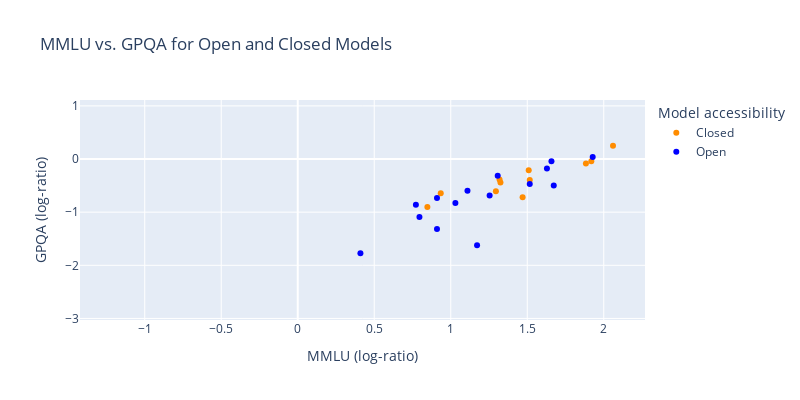

Notebook cell for this chart:
### Code cell
color_map = {'Open': 'blue', 'Closed': 'darkorange'}

# Create the plot
fig = px.scatter(df, x=f'{bench1} (log-ratio)', y=f'{bench2} (log-ratio)', color='Open/Closed',
                 title=f'{bench1} vs. {bench2} for Open and Closed Models',
                 labels={f'{bench1} (log-ratio)': f'{bench1} Score', f'{bench2} (log-ratio)': f'{bench2} Score', 'Date': 'Date', 'System': 'Model'},
                 hover_data=['System', 'Date', f'{bench1}', f'{bench2}'],
                 color_discrete_map=color_map)

# Improve the layout
fig.update_layout(
    width=800,
    height=400,
    xaxis_title=f"{bench1} (log-ratio)",
    yaxis_title=f"{bench2} (log-ratio)",
    legend_title="Model accessibility",
    font=dict(size=12),
    hovermode="closest"
)

# Show the plot
fig.show()

### Figure 1 — Plotly figure (JSON) as saved in the notebook; plotly's stock layout.template omitted (floating-point values rounded to 4 significant figures; data arrays with more than 128 entries replaced by an {"elided": "..."} marker saying what was removed)
{"data": [{"customdata": {"elided": "61x4 mixed values"}, "hovertemplate": "Open/Closed=Closed<br>MMLU Score=%{x}<br>GPQA Score=%{y}<br>Model=%{customdata[0]}<br>Date=%{customdata[1]}<br>MMLU=%{customdata[2]}<br>GPQA=%{customdata[3]}<extra></extra>", "legendgroup": "Closed", "marker": {"color": "darkorange", "symbol": "circle"}, "mode": "markers", "name": "Closed", "orientation": "v", "showlegend": true, "type": "scatter", "x": [null, null, null, null, null, null, null, null, null, null, null, null, null, null, -0.4398, 0.7309, 1.295, null, null, 1.883, 1.325, 2.06, null, null, 0.763, 0.9346, 1.319, 1.51, null, 1.807, 1.655, null, 0.4055, 0.8473, null, 1.849, 1.766, 1.47, null, null, 1.919, 1.516, null, null, 1.361, 1.361, 1.463, null, null, 0.91, 0.2047, -1.136, 1.283, 1.6, -1.164, -1.214, -1.169, -0.418, 0.5365, 0.6103, 1.643], "xaxis": "x", "y": [null, null, null, null, null, null, null, null, null, null, null, null, null, null, null, null, -0.6059, -0.571, -0.6455, -0.08405, -0.4431, 0.2493, null, null, null, -0.6455, -0.3847, -0.2128, null, null, null, -0.5754, null, -0.9051, -0.8142, null, null, -0.7172, -0.3023, null, -0.04001, -0.393, -0.4055, -0.05601, null, null, null, 0.4347, 0.8331, null, null, null, null, null, null, null, null, null, null, null, null], "yaxis": "y"}, {"customdata": {"elided": "129x4 mixed values"}, "hovertemplate": "Open/Closed=Open<br>MMLU Score=%{x}<br>GPQA Score=%{y}<br>Model=%{customdata[0]}<br>Date=%{customdata[1]}<br>MMLU=%{customdata[2]}<br>GPQA=%{customdata[3]}<extra></extra>", "legendgroup": "Open", "marker": {"color": "blue", "symbol": "circle"}, "mode": "markers", "name": "Open", "orientation": "v", "showlegend": true, "type": "scatter", "x": {"elided": "129 float values"}, "xaxis": "x", "y": {"elided": "129 float values"}, "yaxis": "y"}], "layout": {"font": {"size": 12}, "height": 400, "hovermode": "closest", "legend": {"title": {"text": "Model accessibility"}, "tracegroupgap": 0}, "title": {"text": "MMLU vs. GPQA for Open and Closed Models"}, "width": 800, "xaxis": {"anchor": "y", "domain": [0, 1], "title": {"text": "MMLU (log-ratio)"}}, "yaxis": {"anchor": "x", "domain": [0, 1], "title": {"text": "GPQA (log-ratio)"}}}}
